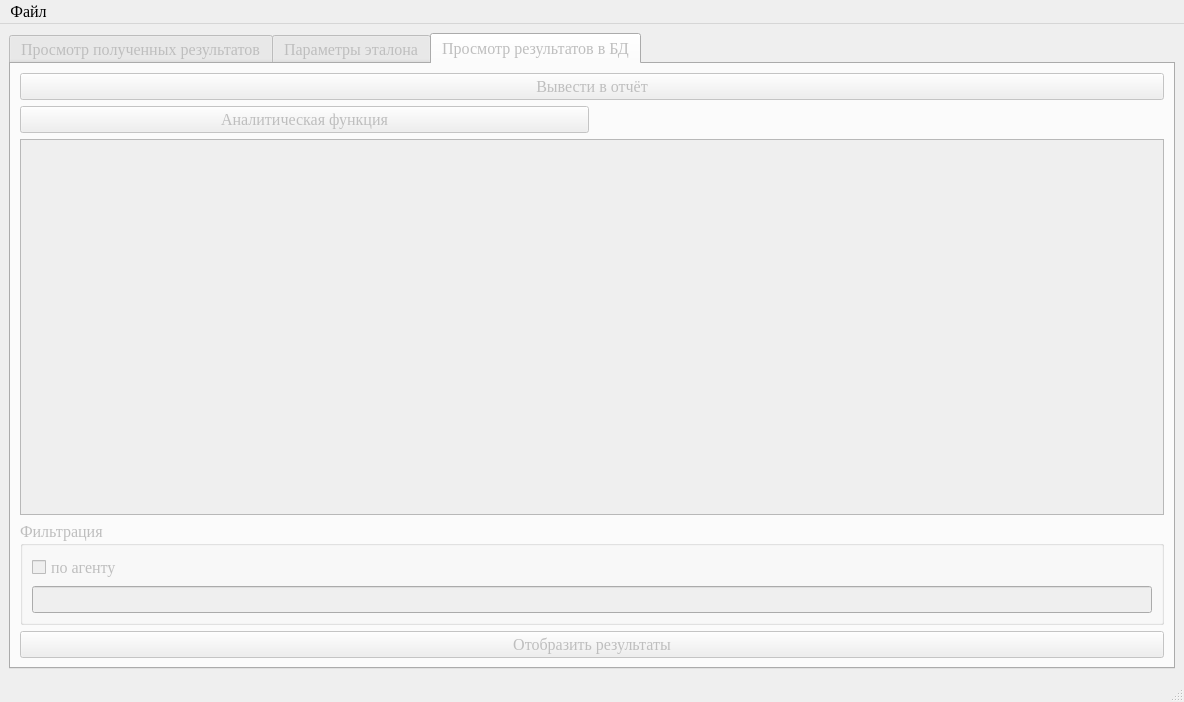
<?xml version="1.0" encoding="UTF-8"?>
<ui version="4.0">
 <class>MainWindow</class>
 <widget class="QMainWindow" name="MainWindow">
  <property name="enabled">
   <bool>true</bool>
  </property>
  <property name="geometry">
   <rect>
    <x>0</x>
    <y>0</y>
    <width>1184</width>
    <height>702</height>
   </rect>
  </property>
  <property name="font">
   <font>
    <family>Times New Roman</family>
    <pointsize>12</pointsize>
   </font>
  </property>
  <property name="windowTitle">
   <string>MainWindow</string>
  </property>
  <widget class="QWidget" name="centralwidget">
   <layout class="QVBoxLayout" name="verticalLayout">
    <item>
     <widget class="QTabWidget" name="tabWidget">
      <property name="enabled">
       <bool>false</bool>
      </property>
      <property name="currentIndex">
       <number>2</number>
      </property>
      <widget class="QWidget" name="tab_3">
       <attribute name="title">
        <string>Просмотр полученных результатов</string>
       </attribute>
       <layout class="QGridLayout" name="gridLayout_3">
        <item row="0" column="0">
         <widget class="QLineEdit" name="lineEdit_4"/>
        </item>
        <item row="1" column="0" colspan="3">
         <widget class="QTreeWidget" name="treeWidget_2">
          <property name="editTriggers">
           <set>QAbstractItemView::NoEditTriggers</set>
          </property>
          <property name="selectionMode">
           <enum>QAbstractItemView::NoSelection</enum>
          </property>
          <property name="selectionBehavior">
           <enum>QAbstractItemView::SelectRows</enum>
          </property>
          <column>
           <property name="text">
            <string>Agent</string>
           </property>
          </column>
          <column>
           <property name="text">
            <string>Computer Name</string>
           </property>
          </column>
          <column>
           <property name="text">
            <string>User Name</string>
           </property>
          </column>
          <column>
           <property name="text">
            <string>System Directory</string>
           </property>
          </column>
          <column>
           <property name="text">
            <string>Windows Directory</string>
           </property>
          </column>
          <column>
           <property name="text">
            <string>OS</string>
           </property>
          </column>
          <column>
           <property name="text">
            <string>Path</string>
           </property>
          </column>
          <column>
           <property name="text">
            <string>Homepath</string>
           </property>
          </column>
          <column>
           <property name="text">
            <string>Temp</string>
           </property>
          </column>
         </widget>
        </item>
        <item row="0" column="2">
         <widget class="QPushButton" name="pushButton_3">
          <property name="text">
           <string>Поиск по агенту</string>
          </property>
         </widget>
        </item>
        <item row="2" column="0">
         <widget class="QGroupBox" name="groupBox">
          <property name="maximumSize">
           <size>
            <width>250</width>
            <height>210</height>
           </size>
          </property>
          <property name="title">
           <string>Получить данные по агенту:</string>
          </property>
          <layout class="QFormLayout" name="formLayout">
           <item row="0" column="0">
            <widget class="QLabel" name="label">
             <property name="text">
              <string>IP адрес</string>
             </property>
            </widget>
           </item>
           <item row="2" column="0">
            <widget class="QLabel" name="label_2">
             <property name="text">
              <string>Порт</string>
             </property>
            </widget>
           </item>
           <item row="4" column="0" colspan="2">
            <widget class="QPushButton" name="pushButton">
             <property name="text">
              <string>Получить данные</string>
             </property>
            </widget>
           </item>
           <item row="3" column="0" colspan="2">
            <widget class="QLineEdit" name="lineEdit_2"/>
           </item>
           <item row="1" column="0" colspan="2">
            <widget class="QLineEdit" name="lineEdit"/>
           </item>
          </layout>
         </widget>
        </item>
        <item row="2" column="1" colspan="2">
         <widget class="QPushButton" name="pushButton_5">
          <property name="text">
           <string>Проверить соответствие эталону</string>
          </property>
         </widget>
        </item>
       </layout>
      </widget>
      <widget class="QWidget" name="tab">
       <attribute name="title">
        <string>Параметры эталона</string>
       </attribute>
       <layout class="QVBoxLayout" name="verticalLayout_2">
        <item>
         <widget class="QTableView" name="tableView_2"/>
        </item>
        <item>
         <widget class="QGroupBox" name="groupBox_3">
          <property name="maximumSize">
           <size>
            <width>16777215</width>
            <height>120</height>
           </size>
          </property>
          <property name="title">
           <string>Изменить значение:</string>
          </property>
          <layout class="QFormLayout" name="formLayout_2">
           <item row="0" column="0">
            <widget class="QComboBox" name="comboBox">
             <property name="minimumSize">
              <size>
               <width>200</width>
               <height>0</height>
              </size>
             </property>
            </widget>
           </item>
           <item row="1" column="0" colspan="2">
            <widget class="QPushButton" name="pushButton_2">
             <property name="sizePolicy">
              <sizepolicy hsizetype="Maximum" vsizetype="Fixed">
               <horstretch>0</horstretch>
               <verstretch>0</verstretch>
              </sizepolicy>
             </property>
             <property name="maximumSize">
              <size>
               <width>200</width>
               <height>16777215</height>
              </size>
             </property>
             <property name="text">
              <string>Внести изменение</string>
             </property>
            </widget>
           </item>
           <item row="0" column="1">
            <widget class="QLineEdit" name="lineEdit_3">
             <property name="minimumSize">
              <size>
               <width>50</width>
               <height>73</height>
              </size>
             </property>
            </widget>
           </item>
          </layout>
         </widget>
        </item>
       </layout>
      </widget>
      <widget class="QWidget" name="tab_2">
       <attribute name="title">
        <string>Просмотр результатов в БД</string>
       </attribute>
       <layout class="QGridLayout" name="gridLayout_4">
        <item row="3" column="0" colspan="2">
         <widget class="QGroupBox" name="groupBox_2">
          <property name="title">
           <string>Фильтрация</string>
          </property>
          <layout class="QGridLayout" name="gridLayout_5">
           <item row="0" column="0">
            <widget class="QCheckBox" name="checkBox">
             <property name="text">
              <string>по агенту</string>
             </property>
            </widget>
           </item>
           <item row="1" column="0">
            <widget class="QLineEdit" name="lineEdit_5"/>
           </item>
          </layout>
         </widget>
        </item>
        <item row="5" column="0" colspan="2">
         <widget class="QPushButton" name="pushButton_4">
          <property name="text">
           <string>Отобразить результаты</string>
          </property>
         </widget>
        </item>
        <item row="0" column="0" colspan="2">
         <widget class="QPushButton" name="pushButton_6">
          <property name="text">
           <string>Вывести в отчёт</string>
          </property>
         </widget>
        </item>
        <item row="2" column="0" colspan="2">
         <widget class="QTableView" name="tableView"/>
        </item>
        <item row="1" column="0">
         <widget class="QPushButton" name="pushButton_7">
          <property name="text">
           <string>Аналитическая функция</string>
          </property>
         </widget>
        </item>
       </layout>
      </widget>
     </widget>
    </item>
   </layout>
  </widget>
  <widget class="QMenuBar" name="menubar">
   <property name="geometry">
    <rect>
     <x>0</x>
     <y>0</y>
     <width>1184</width>
     <height>26</height>
    </rect>
   </property>
   <widget class="QMenu" name="menu">
    <property name="title">
     <string>Файл</string>
    </property>
    <addaction name="action"/>
    <addaction name="action_2"/>
   </widget>
   <addaction name="menu"/>
  </widget>
  <widget class="QStatusBar" name="statusbar"/>
  <action name="action">
   <property name="text">
    <string>Открыть базу данных</string>
   </property>
   <property name="shortcut">
    <string>Ctrl+O</string>
   </property>
  </action>
  <action name="action_2">
   <property name="text">
    <string>Создать базу данных</string>
   </property>
   <property name="shortcut">
    <string>Ctrl+N</string>
   </property>
  </action>
 </widget>
 <tabstops>
  <tabstop>lineEdit</tabstop>
  <tabstop>lineEdit_2</tabstop>
  <tabstop>pushButton</tabstop>
  <tabstop>lineEdit_4</tabstop>
  <tabstop>pushButton_3</tabstop>
  <tabstop>treeWidget_2</tabstop>
  <tabstop>tableView_2</tabstop>
  <tabstop>comboBox</tabstop>
  <tabstop>pushButton_2</tabstop>
  <tabstop>tabWidget</tabstop>
  <tabstop>tableView</tabstop>
  <tabstop>checkBox</tabstop>
  <tabstop>lineEdit_5</tabstop>
  <tabstop>pushButton_4</tabstop>
  <tabstop>pushButton_6</tabstop>
 </tabstops>
 <resources/>
 <connections/>
</ui>
